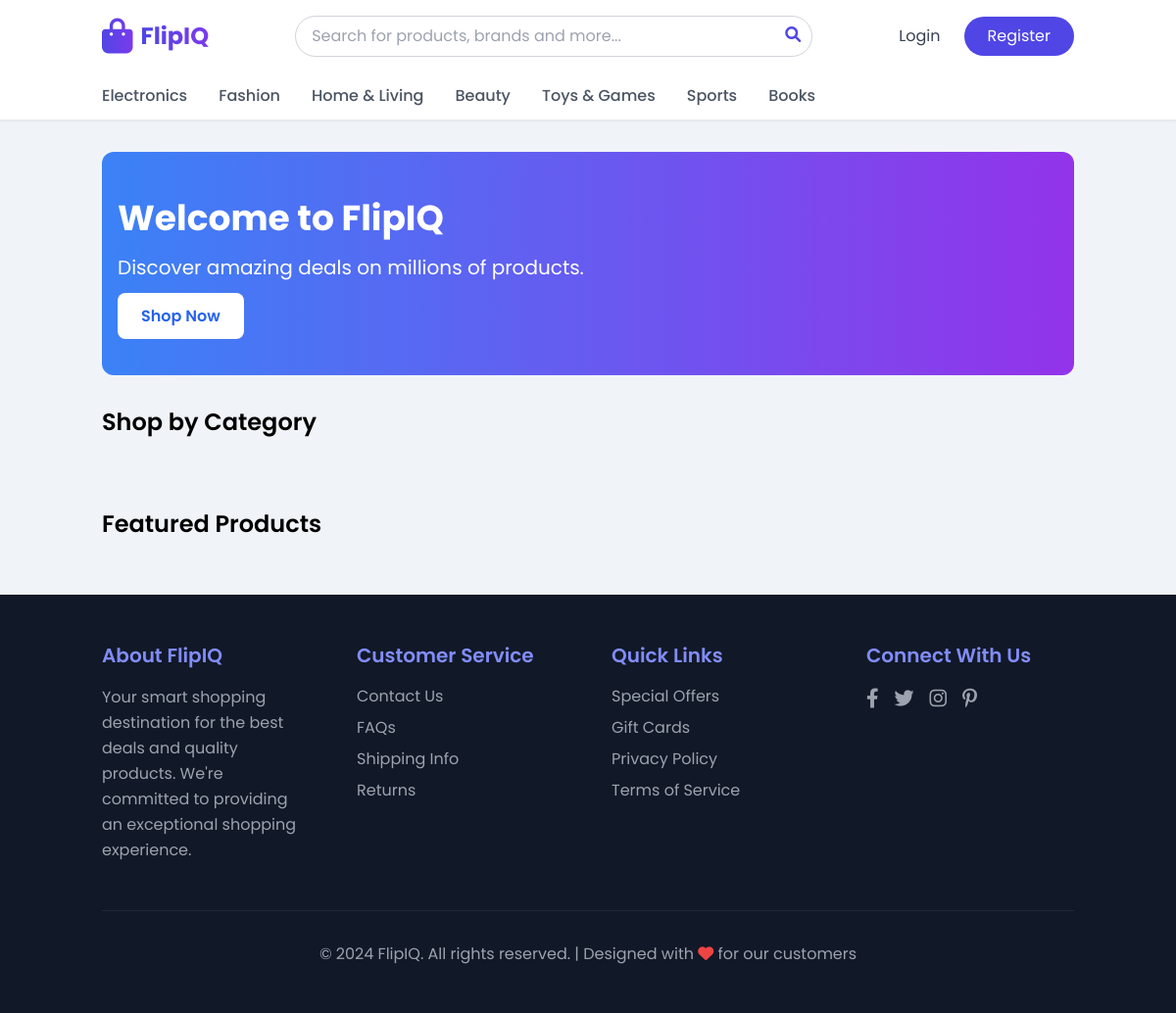
The app's page /, older data.
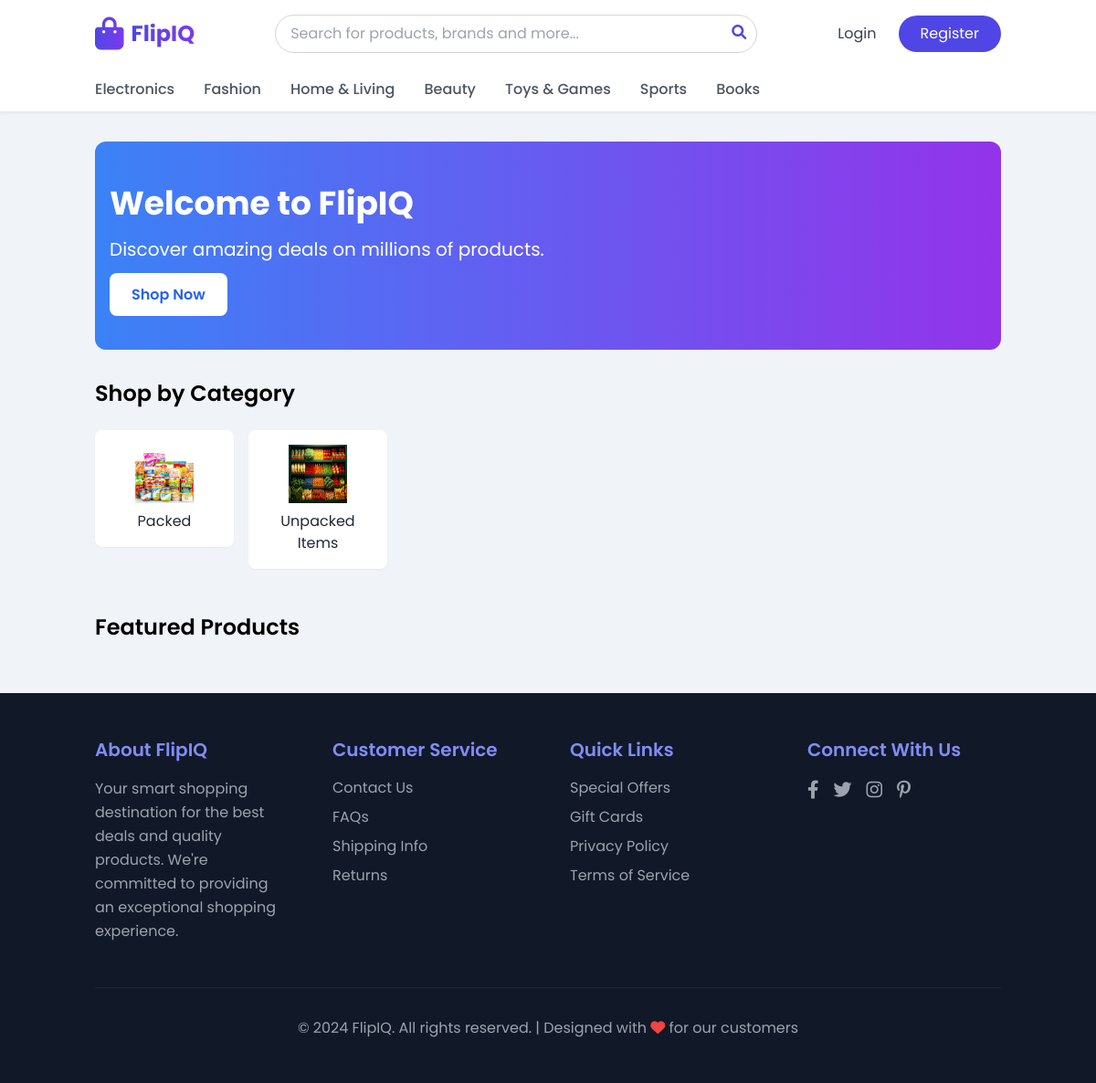
The same page, newer data.
### flipkart_app/models.py (models this page shows, shortened)
class Category(models.Model):
    name = models.CharField(max_length=100)
    description = models.TextField(blank=True)
    image = models.ImageField(upload_to='category_images/', null=True, blank=True)
    created_at = models.DateTimeField(auto_now_add=True)
    class Meta:
        verbose_name_plural = 'Categories'

### flipkart_app/views.py (the view)
# urls.py: path('', views.HomeView.as_view(), name='home'),  # Class-based view for the homepage (product list)
class HomeView(ListView):
    model = Product
    template_name = 'flipkart_app/home.html'
    context_object_name = 'products'
    paginate_by = 12
    def get_queryset(self):
        queryset = Product.objects.filter(stock__gt=0)
        category = self.request.GET.get('category')
        search = self.request.GET.get('search')
        if category:
            queryset = queryset.filter(category__name=category)
        if search:
            queryset = queryset.filter(Q(name__icontains=search) | Q(description__icontains=search))
        return queryset
    def get_context_data(self, **kwargs):
        context = super().get_context_data(**kwargs)
        context['categories'] = Category.objects.all()
        return context

### flipkart_app/templates/flipkart_app/home.html (shortened to what this page needs)
{% extends 'flipkart_app/base.html' %}
{% block content %}
    <section class="bg-gradient-to-r from-blue-500 to-purple-600 text-white py-12 rounded-xl mb-8">
        <div class="container mx-auto px-4">
            <h1 class="text-4xl font-bold mb-4">Welcome to FlipIQ</h1>
            <p class="text-xl mb-6">Discover amazing deals on millions of products.</p>
            <a href="{% url 'product_list' %}" class="bg-white text-blue-600 px-6 py-3 rounded-lg font-semibold hover:bg-gray-100 transition duration-300">
                Shop Now
            </a>
        </div>
    </section>
    <section class="mb-12">
        <h2 class="text-2xl font-semibold mb-6">Shop by Category</h2>
        <div class="grid grid-cols-2 md:grid-cols-3 lg:grid-cols-6 gap-4">
            {% for category in categories %}
            <a href="{% url 'product_list' %}?category={{ category.name }}" class="group">
                <div class="bg-white rounded-lg p-4 text-center shadow-sm hover:shadow-md transition duration-300">
                    {% if category.image %}
                        <img src="{{ category.image.url }}" alt="{{ category.name }}" class="w-16 h-16 mx-auto mb-2">
                    {% else %}
                        <i class="fas fa-box text-4xl text-gray-400 mb-2"></i>
                    {% endif %}
                    <h3 class="text-gray-800 group-hover:text-blue-600">{{ category.name }}</h3>
                </div>
            </a>
            {% endfor %}
        </div>
    </section>
    <section>
        <h2 class="text-2xl font-semibold mb-6">Featured Products</h2>
    </section>
{% endblock %}

Row changes from the older to the newer data that the page shows:
added Category: image (picture), name "Packed"
added Category: image (picture), name "Unpacked Items"
